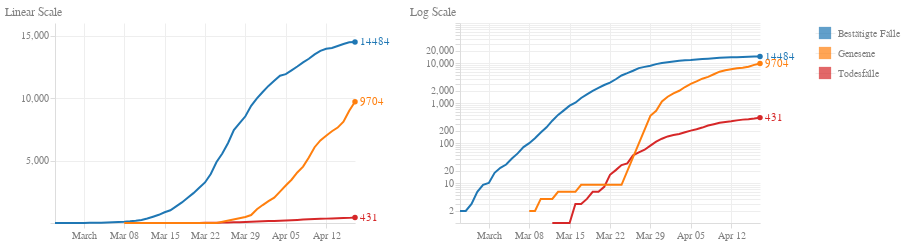

Notebook cell for this chart:
### Code cell
def c_line(att='total_confirmed',col='blue',scaleType='linear',label='value'):
    the_base = alt.Chart(df, width=300, height=200).transform_filter(
        alt.datum[att] > 0  
    ).transform_timeunit(
        date='yearmonthdate(dataTime)'
    ).transform_aggregate(
        max_att='max('+att+')',
        groupby=['date']
    )
    
    the_chart = the_base.mark_line(
        color=col,
        size=2
    ).encode(
        alt.X('date:T', title=''),
        alt.Y('max_att:Q', scale=alt.Scale(type=scaleType, base=10), title='', axis=alt.Axis(minExtent=50))
    )
    
    the_tooltip = the_base.mark_circle(
        color=col,
        size=200,
        opacity=0
    ).encode(
        alt.X('date:T', title=''),
        alt.Y('max_att:Q', scale=alt.Scale(type=scaleType, base=10), title='', axis=alt.Axis(minExtent=50)),
        tooltip=[alt.Tooltip('date:T', title='Datum'), alt.Tooltip('max_att:Q', title=label)]
    )
    
    the_highlight = the_base.transform_window(
        sort=[alt.SortField("max_att", order="descending")], 
        rank="rank(max_att)"
    ).transform_filter(
        alt.datum.rank == 1
    )
    
    the_text = the_highlight.mark_text(
        align='left',
        color=col,
        dx=5,
        width=500
    ).encode(
        alt.X('date:T'),
        alt.Y('max_att:Q', scale=alt.Scale(type=scaleType, base=10), title=''),
        text=alt.Text("max_att:Q")
    )
    
    the_mark = the_highlight.mark_circle(
        color=col,
        opacity=1
    ).encode(
        alt.X('date:T'),
        alt.Y('max_att:Q', scale=alt.Scale(type=scaleType, base=10), title=''),
    )
    
    return the_chart + the_text + the_mark + the_tooltip

confirmed_cases = c_line('total_confirmed', '#1f77b4', 'linear', 'Bestätigte Fälle')
deaths = c_line('total_death', '#d62728', 'linear', 'Todesfälle')
recovered = c_line('total_recovered', '#ff7f0e', 'linear', 'Genesene')

confirmed_cases_log = c_line('total_confirmed', '#1f77b4', 'log', 'Bestätigte Fälle')
deaths_log = c_line('total_death', '#d62728', 'log', 'Todesfälle')
recovered_log = c_line('total_recovered', '#ff7f0e', 'log', 'Genesene')

linear_scale = alt.layer(confirmed_cases, deaths, recovered).properties(title='Linear Scale')
log_scale = alt.layer(confirmed_cases_log, deaths_log, recovered_log).properties(title='Log Scale')

chart_1_legendDomain = ['Bestätigte Fälle', 'Todesfälle', 'Genesene']
chart_1_legendColors = ['#1f77b4', '#d62728', '#ff7f0e']
chart_1_legendData = pd.DataFrame({
    'label': chart_1_legendDomain
})

legend1 = alt.Chart(chart_1_legendData).mark_square(size=150).encode(
    y=alt.Y(
        'label:N',
        axis=alt.Axis(domain=False, ticks=False, orient='right'),
        title=None
    ),
    color=alt.Color(
        'label',
        scale=alt.Scale(domain=chart_1_legendDomain,range=chart_1_legendColors),
        legend=None
    )
)

chart_1 = (linear_scale | log_scale | legend1).configure_axis(
    grid=True,
    gridColor="#eee",
    domainColor="#ddd",
    tickColor="#ddd",
    labelColor="gray",
    labelBound=True,
).configure_view(
    strokeWidth=0
).configure_title(
    fontSize=12,
    fontWeight='normal',
    anchor='start',
    color='gray'
)
    
chart_1

### Figure 1 — Vega-Lite specification as saved in the notebook (floating-point values rounded to 4 significant figures)
{"config": {"view": {"continuousWidth": 400, "continuousHeight": 300, "strokeWidth": 0}, "axis": {"domainColor": "#ddd", "grid": true, "gridColor": "#eee", "labelBound": true, "labelColor": "gray", "tickColor": "#ddd"}, "title": {"anchor": "start", "color": "gray", "fontSize": 12, "fontWeight": "normal"}}, "hconcat": [{"layer": [{"layer": [{"mark": {"type": "line", "color": "#1f77b4", "size": 2}, "encoding": {"x": {"type": "temporal", "field": "date", "title": ""}, "y": {"type": "quantitative", "axis": {"minExtent": 50}, "field": "max_att", "scale": {"base": 10, "type": "linear"}, "title": ""}}, "height": 200, "transform": [{"filter": "(datum['total_confirmed'] > 0)"}, {"field": "dataTime", "timeUnit": "yearmonthdate", "as": "date"}, {"aggregate": [{"op": "max", "field": "total_confirmed", "as": "max_att"}], "groupby": ["date"]}], "width": 300}, {"mark": {"type": "text", "align": "left", "color": "#1f77b4", "dx": 5, "width": 500}, "encoding": {"text": {"type": "quantitative", "field": "max_att"}, "x": {"type": "temporal", "field": "date"}, "y": {"type": "quantitative", "field": "max_att", "scale": {"base": 10, "type": "linear"}, "title": ""}}, "height": 200, "transform": [{"filter": "(datum['total_confirmed'] > 0)"}, {"field": "dataTime", "timeUnit": "yearmonthdate", "as": "date"}, {"aggregate": [{"op": "max", "field": "total_confirmed", "as": "max_att"}], "groupby": ["date"]}, {"window": [{"op": "rank", "field": "max_att", "as": "rank"}], "sort": [{"field": "max_att", "order": "descending"}]}, {"filter": "(datum.rank === 1)"}], "width": 300}, {"mark": {"type": "circle", "color": "#1f77b4", "opacity": 1}, "encoding": {"x": {"type": "temporal", "field": "date"}, "y": {"type": "quantitative", "field": "max_att", "scale": {"base": 10, "type": "linear"}, "title": ""}}, "height": 200, "transform": [{"filter": "(datum['total_confirmed'] > 0)"}, {"field": "dataTime", "timeUnit": "yearmonthdate", "as": "date"}, {"aggregate": [{"op": "max", "field": "total_confirmed", "as": "max_att"}], "groupby": ["date"]}, {"window": [{"op": "rank", "field": "max_att", "as": "rank"}], "sort": [{"field": "max_att", "order": "descending"}]}, {"filter": "(datum.rank === 1)"}], "width": 300}, {"mark": {"type": "circle", "color": "#1f77b4", "opacity": 0, "size": 200}, "encoding": {"tooltip": [{"type": "temporal", "field": "date", "title": "Datum"}, {"type": "quantitative", "field": "max_att", "title": "Bestätigte Fälle"}], "x": {"type": "temporal", "field": "date", "title": ""}, "y": {"type": "quantitative", "axis": {"minExtent": 50}, "field": "max_att", "scale": {"base": 10, "type": "linear"}, "title": ""}}, "height": 200, "transform": [{"filter": "(datum['total_confirmed'] > 0)"}, {"field": "dataTime", "timeUnit": "yearmonthdate", "as": "date"}, {"aggregate": [{"op": "max", "field": "total_confirmed", "as": "max_att"}], "groupby": ["date"]}], "width": 300}]}, {"layer": [{"mark": {"type": "line", "color": "#d62728", "size": 2}, "encoding": {"x": {"type": "temporal", "field": "date", "title": ""}, "y": {"type": "quantitative", "axis": {"minExtent": 50}, "field": "max_att", "scale": {"base": 10, "type": "linear"}, "title": ""}}, "height": 200, "transform": [{"filter": "(datum['total_death'] > 0)"}, {"field": "dataTime", "timeUnit": "yearmonthdate", "as": "date"}, {"aggregate": [{"op": "max", "field": "total_death", "as": "max_att"}], "groupby": ["date"]}], "width": 300}, {"mark": {"type": "text", "align": "left", "color": "#d62728", "dx": 5, "width": 500}, "encoding": {"text": {"type": "quantitative", "field": "max_att"}, "x": {"type": "temporal", "field": "date"}, "y": {"type": "quantitative", "field": "max_att", "scale": {"base": 10, "type": "linear"}, "title": ""}}, "height": 200, "transform": [{"filter": "(datum['total_death'] > 0)"}, {"field": "dataTime", "timeUnit": "yearmonthdate", "as": "date"}, {"aggregate": [{"op": "max", "field": "total_death", "as": "max_att"}], "groupby": ["date"]}, {"window": [{"op": "rank", "field": "max_att", "as": "rank"}], "sort": [{"field": "max_att", "order": "descending"}]}, {"filter": "(datum.rank === 1)"}], "width": 300}, {"mark": {"type": "circle", "color": "#d62728", "opacity": 1}, "encoding": {"x": {"type": "temporal", "field": "date"}, "y": {"type": "quantitative", "field": "max_att", "scale": {"base": 10, "type": "linear"}, "title": ""}}, "height": 200, "transform": [{"filter": "(datum['total_death'] > 0)"}, {"field": "dataTime", "timeUnit": "yearmonthdate", "as": "date"}, {"aggregate": [{"op": "max", "field": "total_death", "as": "max_att"}], "groupby": ["date"]}, {"window": [{"op": "rank", "field": "max_att", "as": "rank"}], "sort": [{"field": "max_att", "order": "descending"}]}, {"filter": "(datum.rank === 1)"}], "width": 300}, {"mark": {"type": "circle", "color": "#d62728", "opacity": 0, "size": 200}, "encoding": {"tooltip": [{"type": "temporal", "field": "date", "title": "Datum"}, {"type": "quantitative", "field": "max_att", "title": "Todesfälle"}], "x": {"type": "temporal", "field": "date", "title": ""}, "y": {"type": "quantitative", "axis": {"minExtent": 50}, "field": "max_att", "scale": {"base": 10, "type": "linear"}, "title": ""}}, "height": 200, "transform": [{"filter": "(datum['total_death'] > 0)"}, {"field": "dataTime", "timeUnit": "yearmonthdate", "as": "date"}, {"aggregate": [{"op": "max", "field": "total_death", "as": "max_att"}], "groupby": ["date"]}], "width": 300}]}, {"layer": [{"mark": {"type": "line", "color": "#ff7f0e", "size": 2}, "encoding": {"x": {"type": "temporal", "field": "date", "title": ""}, "y": {"type": "quantitative", "axis": {"minExtent": 50}, "field": "max_att", "scale": {"base": 10, "type": "linear"}, "title": ""}}, "height": 200, "transform": [{"filter": "(datum['total_recovered'] > 0)"}, {"field": "dataTime", "timeUnit": "yearmonthdate", "as": "date"}, {"aggregate": [{"op": "max", "field": "total_recovered", "as": "max_att"}], "groupby": ["date"]}], "width": 300}, {"mark": {"type": "text", "align": "left", "color": "#ff7f0e", "dx": 5, "width": 500}, "encoding": {"text": {"type": "quantitative", "field": "max_att"}, "x": {"type": "temporal", "field": "date"}, "y": {"type": "quantitative", "field": "max_att", "scale": {"base": 10, "type": "linear"}, "title": ""}}, "height": 200, "transform": [{"filter": "(datum['total_recovered'] > 0)"}, {"field": "dataTime", "timeUnit": "yearmonthdate", "as": "date"}, {"aggregate": [{"op": "max", "field": "total_recovered", "as": "max_att"}], "groupby": ["date"]}, {"window": [{"op": "rank", "field": "max_att", "as": "rank"}], "sort": [{"field": "max_att", "order": "descending"}]}, {"filter": "(datum.rank === 1)"}], "width": 300}, {"mark": {"type": "circle", "color": "#ff7f0e", "opacity": 1}, "encoding": {"x": {"type": "temporal", "field": "date"}, "y": {"type": "quantitative", "field": "max_att", "scale": {"base": 10, "type": "linear"}, "title": ""}}, "height": 200, "transform": [{"filter": "(datum['total_recovered'] > 0)"}, {"field": "dataTime", "timeUnit": "yearmonthdate", "as": "date"}, {"aggregate": [{"op": "max", "field": "total_recovered", "as": "max_att"}], "groupby": ["date"]}, {"window": [{"op": "rank", "field": "max_att", "as": "rank"}], "sort": [{"field": "max_att", "order": "descending"}]}, {"filter": "(datum.rank === 1)"}], "width": 300}, {"mark": {"type": "circle", "color": "#ff7f0e", "opacity": 0, "size": 200}, "encoding": {"tooltip": [{"type": "temporal", "field": "date", "title": "Datum"}, {"type": "quantitative", "field": "max_att", "title": "Genesene"}], "x": {"type": "temporal", "field": "date", "title": ""}, "y": {"type": "quantitative", "axis": {"minExtent": 50}, "field": "max_att", "scale": {"base": 10, "type": "linear"}, "title": ""}}, "height": 200, "transform": [{"filter": "(datum['total_recovered'] > 0)"}, {"field": "dataTime", "timeUnit": "yearmonthdate", "as": "date"}, {"aggregate": [{"op": "max", "field": "total_recovered", "as": "max_att"}], "groupby": ["date"]}], "width": 300}]}], "title": "Linear Scale"}, {"layer": [{"layer": [{"mark": {"type": "line", "color": "#1f77b4", "size": 2}, "encoding": {"x": {"type": "temporal", "field": "date", "title": ""}, "y": {"type": "quantitative", "axis": {"minExtent": 50}, "field": "max_att", "scale": {"base": 10, "type": "log"}, "title": ""}}, "height": 200, "transform": [{"filter": "(datum['total_confirmed'] > 0)"}, {"field": "dataTime", "timeUnit": "yearmonthdate", "as": "date"}, {"aggregate": [{"op": "max", "field": "total_confirmed", "as": "max_att"}], "groupby": ["date"]}], "width": 300}, {"mark": {"type": "text", "align": "left", "color": "#1f77b4", "dx": 5, "width": 500}, "encoding": {"text": {"type": "quantitative", "field": "max_att"}, "x": {"type": "temporal", "field": "date"}, "y": {"type": "quantitative", "field": "max_att", "scale": {"base": 10, "type": "log"}, "title": ""}}, "height": 200, "transform": [{"filter": "(datum['total_confirmed'] > 0)"}, {"field": "dataTime", "timeUnit": "yearmonthdate", "as": "date"}, {"aggregate": [{"op": "max", "field": "total_confirmed", "as": "max_att"}], "groupby": ["date"]}, {"window": [{"op": "rank", "field": "max_att", "as": "rank"}], "sort": [{"field": "max_att", "order": "descending"}]}, {"filter": "(datum.rank === 1)"}], "width": 300}, {"mark": {"type": "circle", "color": "#1f77b4", "opacity": 1}, "encoding": {"x": {"type": "temporal", "field": "date"}, "y": {"type": "quantitative", "field": "max_att", "scale": {"base": 10, "type": "log"}, "title": ""}}, "height": 200, "transform": [{"filter": "(datum['total_confirmed'] > 0)"}, {"field": "dataTime", "timeUnit": "yearmonthdate", "as": "date"}, {"aggregate": [{"op": "max", "field": "total_confirmed", "as": "max_att"}], "groupby": ["date"]}, {"window": [{"op": "rank", "field": "max_att", "as": "rank"}], "sort": [{"field": "max_att", "order": "descending"}]}, {"filter": "(datum.rank === 1)"}], "width": 300}, {"mark": {"type": "circle", "color": "#1f77b4", "opacity": 0, "size": 200}, "encoding": {"tooltip": [{"type": "temporal", "field": "date", "title": "Datum"}, {"type": "quantitative", "field": "max_att", "title": "Bestätigte Fälle"}], "x": {"type": "temporal", "field": "date", "title": ""}, "y": {"type": "quantitative", "axis": {"minExtent": 50}, "field": "max_att", "scale": {"base": 10, "type": "log"}, "title": ""}}, "height": 200, "transform": [{"filter": "(datum['total_confirmed'] > 0)"}, {"field": "dataTime", "timeUnit": "yearmonthdate", "as": "date"}, {"aggregate": [{"op": "max", "field": "total_confirmed", "as": "max_att"}], "groupby": ["date"]}], "width": 300}]}, {"layer": [{"mark": {"type": "line", "color": "#d62728", "size": 2}, "encoding": {"x": {"type": "temporal", "field": "date", "title": ""}, "y": {"type": "quantitative", "axis": {"minExtent": 50}, "field": "max_att", "scale": {"base": 10, "type": "log"}, "title": ""}}, "height": 200, "transform": [{"filter": "(datum['total_death'] > 0)"}, {"field": "dataTime", "timeUnit": "yearmonthdate", "as": "date"}, {"aggregate": [{"op": "max", "field": "total_death", "as": "max_att"}], "groupby": ["date"]}], "width": 300}, {"mark": {"type": "text", "align": "left", "color": "#d62728", "dx": 5, "width": 500}, "encoding": {"text": {"type": "quantitative", "field": "max_att"}, "x": {"type": "temporal", "field": "date"}, "y": {"type": "quantitative", "field": "max_att", "scale": {"base": 10, "type": "log"}, "title": ""}}, "height": 200, "transform": [{"filter": "(datum['total_death'] > 0)"}, {"field": "dataTime", "timeUnit": "yearmonthdate", "as": "date"}, {"aggregate": [{"op": "max", "field": "total_death", "as": "max_att"}], "groupby": ["date"]}, {"window": [{"op": "rank", "field": "max_att", "as": "rank"}], "sort": [{"field": "max_att", "order": "descending"}]}, {"filter": "(datum.rank === 1)"}], "width": 300}, {"mark": {"type": "circle", "color": "#d62728", "opacity": 1}, "encoding": {"x": {"type": "temporal", "field": "date"}, "y": {"type": "quantitative", "field": "max_att", "scale": {"base": 10, "type": "log"}, "title": ""}}, "height": 200, "transform": [{"filter": "(datum['total_death'] > 0)"}, {"field": "dataTime", "timeUnit": "yearmonthdate", "as": "date"}, {"aggregate": [{"op": "max", "field": "total_death", "as": "max_att"}], "groupby": ["date"]}, {"window": [{"op": "rank", "field": "max_att", "as": "rank"}], "sort": [{"field": "max_att", "order": "descending"}]}, {"filter": "(datum.rank === 1)"}], "width": 300}, {"mark": {"type": "circle", "color": "#d62728", "opacity": 0, "size": 200}, "encoding": {"tooltip": [{"type": "temporal", "field": "date", "title": "Datum"}, {"type": "quantitative", "field": "max_att", "title": "Todesfälle"}], "x": {"type": "temporal", "field": "date", "title": ""}, "y": {"type": "quantitative", "axis": {"minExtent": 50}, "field": "max_att", "scale": {"base": 10, "type": "log"}, "title": ""}}, "height": 200, "transform": [{"filter": "(datum['total_death'] > 0)"}, {"field": "dataTime", "timeUnit": "yearmonthdate", "as": "date"}, {"aggregate": [{"op": "max", "field": "total_death", "as": "max_att"}], "groupby": ["date"]}], "width": 300}]}, {"layer": [{"mark": {"type": "line", "color": "#ff7f0e", "size": 2}, "encoding": {"x": {"type": "temporal", "field": "date", "title": ""}, "y": {"type": "quantitative", "axis": {"minExtent": 50}, "field": "max_att", "scale": {"base": 10, "type": "log"}, "title": ""}}, "height": 200, "transform": [{"filter": "(datum['total_recovered'] > 0)"}, {"field": "dataTime", "timeUnit": "yearmonthdate", "as": "date"}, {"aggregate": [{"op": "max", "field": "total_recovered", "as": "max_att"}], "groupby": ["date"]}], "width": 300}, {"mark": {"type": "text", "align": "left", "color": "#ff7f0e", "dx": 5, "width": 500}, "encoding": {"text": {"type": "quantitative", "field": "max_att"}, "x": {"type": "temporal", "field": "date"}, "y": {"type": "quantitative", "field": "max_att", "scale": {"base": 10, "type": "log"}, "title": ""}}, "height": 200, "transform": [{"filter": "(datum['total_recovered'] > 0)"}, {"field": "dataTime", "timeUnit": "yearmonthdate", "as": "date"}, {"aggregate": [{"op": "max", "field": "total_recovered", "as": "max_att"}], "groupby": ["date"]}, {"window": [{"op": "rank", "field": "max_att", "as": "rank"}], "sort": [{"field": "max_att", "order": "descending"}]}, {"filter": "(datum.rank === 1)"}], "width": 300}, {"mark": {"type": "circle", "color": "#ff7f0e", "opacity": 1}, "encoding": {"x": {"type": "temporal", "field": "date"}, "y": {"type": "quantitative", "field": "max_att", "scale": {"base": 10, "type": "log"}, "title": ""}}, "height": 200, "transform": [{"filter": "(datum['total_recovered'] > 0)"}, {"field": "dataTime", "timeUnit": "yearmonthdate", "as": "date"}, {"aggregate": [{"op": "max", "field": "total_recovered", "as": "max_att"}], "groupby": ["date"]}, {"window": [{"op": "rank", "field": "max_att", "as": "rank"}], "sort": [{"field": "max_att", "order": "descending"}]}, {"filter": "(datum.rank === 1)"}], "width": 300}, {"mark": {"type": "circle", "color": "#ff7f0e", "opacity": 0, "size": 200}, "encoding": {"tooltip": [{"type": "temporal", "field": "date", "title": "Datum"}, {"type": "quantitative", "field": "max_att", "title": "Genesene"}], "x": {"type": "temporal", "field": "date", "title": ""}, "y": {"type": "quantitative", "axis": {"minExtent": 50}, "field": "max_att", "scale": {"base": 10, "type": "log"}, "title": ""}}, "height": 200, "transform": [{"filter": "(datum['total_recovered'] > 0)"}, {"field": "dataTime", "timeUnit": "yearmonthdate", "as": "date"}, {"aggregate": [{"op": "max", "field": "total_recovered", "as": "max_att"}], "groupby": ["date"]}], "width": 300}]}], "title": "Log Scale"}, {"data": {"name": "data-2b6b64a5e689443bb63b3244c84a1d9c"}, "mark": {"type": "square", "size": 150}, "encoding": {"color": {"type": "nominal", "field": "label", "legend": null, "scale": {"domain": ["Bestätigte Fälle", "Todesfälle", "Genesene"], "range": ["#1f77b4", "#d62728", "#ff7f0e"]}}, "y": {"type": "nominal", "axis": {"domain": false, "orient": "right", "ticks": false}, "field": "label", "title": null}}}], "data": {"name": "data-c67c4b988d403ccee80ab0ed288602d8"}, "$schema": "https://vega.github.io/schema/vega-lite/v4.8.1.json", "datasets": {"data-c67c4b988d403ccee80ab0ed288602d8": [{"dataTime": "2020-02-25T14:30:00", "total_confirmed": 2, "total_death": 0, "total_recovered": 0.0}, {"dataTime": "2020-02-26T10:00:00", "total_confirmed": 2, "total_death": 0, "total_recovered": 0.0}, {"dataTime": "2020-02-27T17:15:00", "total_confirmed": 3, "total_death": 0, "total_recovered": 0.0}, {"dataTime": "2020-02-28T16:30:00", "total_confirmed": 6, "total_death": 0, "total_recovered": 0.0}, {"dataTime": "2020-02-29T10:45:00", "total_confirmed": 9, "total_death": 0, "total_recovered": 0.0}, {"dataTime": "2020-03-01T12:00:00", "total_confirmed": 10, "total_death": 0, "total_recovered": 0.0}, {"dataTime": "2020-03-02T18:00:00", "total_confirmed": 18, "total_death": 0, "total_recovered": 0.0}, {"dataTime": "2020-03-03T11:30:00", "total_confirmed": 21, "total_death": 0, "total_recovered": 0.0}, {"dataTime": "2020-03-03T16:00:00", "total_confirmed": 24, "total_death": 0, "total_recovered": 0.0}, {"dataTime": "2020-03-04T18:00:00", "total_confirmed": 29, "total_death": 0, "total_recovered": 0.0}, {"dataTime": "2020-03-05T15:00:00", "total_confirmed": 41, "total_death": 0, "total_recovered": 0.0}, {"dataTime": "2020-03-06T15:00:00", "total_confirmed": 55, "total_death": 0, "total_recovered": 0.0}, {"dataTime": "2020-03-07T15:00:00", "total_confirmed": 79, "total_death": 0, "total_recovered": 0.0}, {"dataTime": "2020-03-08T11:45:00", "total_confirmed": 99, "total_death": 0, "total_recovered": 2.0}, {"dataTime": "2020-03-09T15:00:00", "total_confirmed": 131, "total_death": 0, "total_recovered": 2.0}, {"dataTime": "2020-03-10T08:00:00", "total_confirmed": 157, "total_death": 0, "total_recovered": 2.0}, {"dataTime": "2020-03-10T15:00:00", "total_confirmed": 182, "total_death": 0, "total_recovered": 4.0}, {"dataTime": "2020-03-11T08:00:00", "total_confirmed": 206, "total_death": 0, "total_recovered": 4.0}, {"dataTime": "2020-03-11T15:00:00", "total_confirmed": 246, "total_death": 0, "total_recovered": 4.0}, {"dataTime": "2020-03-12T12:30:00", "total_confirmed": 302, "total_death": 1, "total_recovered": 4.0}, {"dataTime": "2020-03-12T15:00:00", "total_confirmed": 361, "total_death": 1, "total_recovered": 4.0}, {"dataTime": "2020-03-13T08:00:00", "total_confirmed": 422, "total_death": 1, "total_recovered": 6.0}, {"dataTime": "2020-03-13T15:00:00", "total_confirmed": 504, "total_death": 1, "total_recovered": 6.0}, {"dataTime": "2020-03-14T08:00:00", "total_confirmed": 602, "total_death": 1, "total_recovered": 6.0}, {"dataTime": "2020-03-14T15:00:00", "total_confirmed": 655, "total_death": 1, "total_recovered": 6.0}, {"dataTime": "2020-03-15T08:00:00", "total_confirmed": 800, "total_death": 1, "total_recovered": 6.0}, {"dataTime": "2020-03-15T15:00:00", "total_confirmed": 860, "total_death": 1, "total_recovered": 6.0}, {"dataTime": "2020-03-16T08:00:00", "total_confirmed": 959, "total_death": 1, "total_recovered": 6.0}, {"dataTime": "2020-03-16T15:00:00", "total_confirmed": 1016, "total_death": 3, "total_recovered": 6.0}, {"dataTime": "2020-03-17T08:00:00", "total_confirmed": 1132, "total_death": 3, "total_recovered": 8.0}, {"dataTime": "2020-03-17T15:00:00", "total_confirmed": 1332, "total_death": 3, "total_recovered": 9.0}, {"dataTime": "2020-03-18T08:00:00", "total_confirmed": 1471, "total_death": 3, "total_recovered": 9.0}, {"dataTime": "2020-03-18T15:00:00", "total_confirmed": 1646, "total_death": 4, "total_recovered": 9.0}, {"dataTime": "2020-03-19T08:00:00", "total_confirmed": 1843, "total_death": 5, "total_recovered": 9.0}, {"dataTime": "2020-03-19T14:30:00", "total_confirmed": 2013, "total_death": 6, "total_recovered": 9.0}, {"dataTime": "2020-03-20T08:00:00", "total_confirmed": 2203, "total_death": 6, "total_recovered": 9.0}, {"dataTime": "2020-03-20T14:30:00", "total_confirmed": 2388, "total_death": 6, "total_recovered": 9.0}, {"dataTime": "2020-03-21T08:00:00", "total_confirmed": 2664, "total_death": 7, "total_recovered": 9.0}, {"dataTime": "2020-03-21T15:00:00", "total_confirmed": 2814, "total_death": 8, "total_recovered": 9.0}, {"dataTime": "2020-03-22T08:00:00", "total_confirmed": 3026, "total_death": 9, "total_recovered": 9.0}, {"dataTime": "2020-03-22T15:00:00", "total_confirmed": 3244, "total_death": 16, "total_recovered": 9.0}, {"dataTime": "2020-03-23T08:00:00", "total_confirmed": 3611, "total_death": 16, "total_recovered": 9.0}, {"dataTime": "2020-03-23T15:00:00", "total_confirmed": 3924, "total_death": 21, "total_recovered": 9.0}, {"dataTime": "2020-03-24T08:00:00", "total_confirmed": 4486, "total_death": 25, "total_recovered": 9.0}, {"dataTime": "2020-03-24T15:00:00", "total_confirmed": 4876, "total_death": 28, "total_recovered": 9.0}, {"dataTime": "2020-03-25T08:00:00", "total_confirmed": 5282, "total_death": 30, "total_recovered": null}, {"dataTime": "2020-03-25T15:00:00", "total_confirmed": 5560, "total_death": 31, "total_recovered": null}, {"dataTime": "2020-03-26T08:00:00", "total_confirmed": 5888, "total_death": 34, "total_recovered": null}, {"dataTime": "2020-03-26T08:00:00", "total_confirmed": 5888, "total_death": 34, "total_recovered": null}, {"dataTime": "2020-03-26T15:00:00", "total_confirmed": 6398, "total_death": 49, "total_recovered": null}, {"dataTime": "2020-03-27T08:00:00", "total_confirmed": 7029, "total_death": 52, "total_recovered": null}, {"dataTime": "2020-03-27T08:00:00", "total_confirmed": 7029, "total_death": 52, "total_recovered": null}, {"dataTime": "2020-03-27T15:00:00", "total_confirmed": 7399, "total_death": 52, "total_recovered": null}, {"dataTime": "2020-03-28T08:00:00", "total_confirmed": 7697, "total_death": 68, "total_recovered": null}, {"dataTime": "2020-03-28T08:00:00", "total_confirmed": 7995, "total_death": 68, "total_recovered": null}, {"dataTime": "2020-03-28T08:00:00", "total_confirmed": 7697, "total_death": 68, "total_recovered": null}, {"dataTime": "2020-03-28T15:00:00", "total_confirmed": 7995, "total_death": 68, "total_recovered": null}, {"dataTime": "2020-03-27T15:00:00", "total_confirmed": 7441, "total_death": 58, "total_recovered": null}, {"dataTime": "2020-03-29T08:00:00", "total_confirmed": 8291, "total_death": 68, "total_recovered": null}, {"dataTime": "2020-03-29T08:00:00", "total_confirmed": 8291, "total_death": 86, "total_recovered": 479.0}, {"dataTime": "2020-03-29T15:00:00", "total_confirmed": 8536, "total_death": 86, "total_recovered": 479.0}, {"dataTime": "2020-03-30T08:00:00", "total_confirmed": 8813, "total_death": 86, "total_recovered": 479.0}, {"dataTime": "2020-03-30T08:00:00", "total_confirmed": 8813, "total_death": 108, "total_recovered": 636.0}, {"dataTime": "2020-03-30T15:00:00", "total_confirmed": 9377, "total_death": 108, "total_recovered": 636.0}, {"dataTime": "2020-03-31T08:00:00", "total_confirmed": 9634, "total_death": 128, "total_recovered": 1095.0}, {"dataTime": "2020-03-31T15:00:00", "total_confirmed": 9974, "total_death": 128, "total_recovered": 1095.0}, {"dataTime": "2020-04-01T08:00:00", "total_confirmed": 10192, "total_death": 128, "total_recovered": 1095.0}, {"dataTime": "2020-04-01T08:00:00", "total_confirmed": 10192, "total_death": 128, "total_recovered": 1095.0}, {"dataTime": "2020-04-01T15:00:00", "total_confirmed": 10482, "total_death": 146, "total_recovered": 1436.0}, {"dataTime": "2020-04-02T08:00:00", "total_confirmed": 10769, "total_death": 158, "total_recovered": 1749.0}, {"dataTime": "2020-04-02T15:00:00", "total_confirmed": 10967, "total_death": 158, "total_recovered": 1749.0}, {"dataTime": "2020-04-03T08:00:00", "total_confirmed": 11171, "total_death": 158, "total_recovered": 1749.0}, {"dataTime": "2020-04-03T08:00:00", "total_confirmed": 11171, "total_death": 158, "total_recovered": 2022.0}, {"dataTime": "2020-04-03T15:00:00", "total_confirmed": 11383, "total_death": 168, "total_recovered": 2022.0}, {"dataTime": "2020-04-04T09:30:00", "total_confirmed": 11781, "total_death": 168, "total_recovered": 2507.0}, {"dataTime": "2020-04-04T15:00:00", "total_confirmed": 11665, "total_death": 186, "total_recovered": 2507.0}, {"dataTime": "2020-04-05T08:00:00", "total_confirmed": 11767, "total_death": 186, "total_recovered": 2507.0}, {"dataTime": "2020-04-05T15:00:00", "total_confirmed": 11907, "total_death": 204, "total_recovered": 2998.0}, {"dataTime": "2020-04-06T08:00:00", "total_confirmed": 12008, "total_death": 204, "total_recovered": 2998.0}, {"dataTime": "2020-04-06T08:00:00", "total_confirmed": 12008, "total_death": 220, "total_recovered": 3463.0}, {"dataTime": "2020-04-06T15:00:00", "total_confirmed": 12206, "total_death": 220, "total_recovered": 3463.0}, {"dataTime": "2020-04-07T08:00:00", "total_confirmed": 12332, "total_death": 220, "total_recovered": 3463.0}, {"dataTime": "2020-04-07T15:00:00", "total_confirmed": 12519, "total_death": 243, "total_recovered": 4046.0}, {"dataTime": "2020-04-08T08:00:00", "total_confirmed": 12675, "total_death": 273, "total_recovered": 4512.0}, {"dataTime": "2020-04-08T08:00:00", "total_confirmed": 12675, "total_death": 273, "total_recovered": 4512.0}, {"dataTime": "2020-04-08T15:00:00", "total_confirmed": 12852, "total_death": 273, "total_recovered": 4512.0}, {"dataTime": "2020-04-09T08:00:00", "total_confirmed": 12969, "total_death": 273, "total_recovered": 4512.0}, {"dataTime": "2020-04-09T08:00:00", "total_confirmed": 12969, "total_death": 295, "total_recovered": 5240.0}, {"dataTime": "2020-04-09T15:00:00", "total_confirmed": 13138, "total_death": 295, "total_recovered": 5240.0}, {"dataTime": "2020-04-10T08:00:00", "total_confirmed": 13271, "total_death": 295, "total_recovered": 5240.0}, {"dataTime": "2020-04-10T08:00:00", "total_confirmed": 13271, "total_death": 319, "total_recovered": 6064.0}, {"dataTime": "2020-04-10T15:00:00", "total_confirmed": 13492, "total_death": 319, "total_recovered": 6064.0}, {"dataTime": "2020-04-11T08:00:00", "total_confirmed": 13561, "total_death": 337, "total_recovered": 6604.0}, {"dataTime": "2020-04-11T15:00:00", "total_confirmed": 13776, "total_death": 337, "total_recovered": 6604.0}, {"dataTime": "2020-04-12T09:30:00", "total_confirmed": 13945, "total_death": 350, "total_recovered": 6987.0}, {"dataTime": "2020-04-12T09:30:00", "total_confirmed": 13945, "total_death": 350, "total_recovered": 6987.0}, {"dataTime": "2020-04-12T15:00:00", "total_confirmed": 13894, "total_death": 350, "total_recovered": 6987.0}, {"dataTime": "2020-04-13T08:00:00", "total_confirmed": 13942, "total_death": 368, "total_recovered": 7343.0}, {"dataTime": "2020-04-13T15:00:00", "total_confirmed": 13999, "total_death": 368, "total_recovered": 7343.0}, {"dataTime": "2020-04-14T08:00:00", "total_confirmed": 14060, "total_death": 384, "total_recovered": 7633.0}, {"dataTime": "2020-04-14T15:00:00", "total_confirmed": 14159, "total_death": 384, "total_recovered": 7633.0}, {"dataTime": "2020-04-15T08:00:00", "total_confirmed": 14246, "total_death": 384, "total_recovered": 7633.0}, {"dataTime": "2020-04-15T15:00:00", "total_confirmed": 14321, "total_death": 393, "total_recovered": 8098.0}, {"dataTime": "2020-04-16T08:00:00", "total_confirmed": 14370, "total_death": 410, "total_recovered": 8986.0}, {"dataTime": "2020-04-16T15:00:00", "total_confirmed": 14451, "total_death": 410, "total_recovered": 8986.0}, {"dataTime": "2020-04-17T08:00:00", "total_confirmed": 14484, "total_death": 431, "total_recovered": 9704.0}], "data-2b6b64a5e689443bb63b3244c84a1d9c": [{"label": "Bestätigte Fälle"}, {"label": "Todesfälle"}, {"label": "Genesene"}]}}
